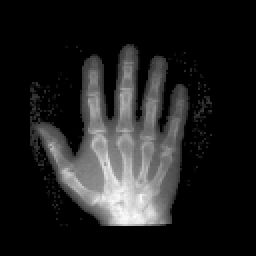
%> input picture hands-R.jpg, 128 x 128 px (shown 2 times larger)
$ octave SPIEJMI_hand_cleanandbinarizedata.m   (GNU Octave 9; MATLAB toolbox functions it lacks are replaced by stand-ins)
%> lines starting %> are read from the running program, lines starting %| are printed output that depends on the picture; in (x1, y1, x2, y2) boxes, pixels count from 0 and x2, y2 are one past the last pixel; in counts of white or black regions, pixels touching at a corner belong together; the program's own positions count from 1
% removes noise from hands data and smoothes the pixelated edges so that LM
% detection can be done on binary images
dataR = double(imread('hands-R.jpg'));
%> dataR: size 128x128 double; min 0, max 254, mean 32.4; mean of the top-left, top-right, bottom-left and bottom-right quarters 17.5, 15.9, 55.7, 40.5
dataT = double(imread('hands-T.jpg'));
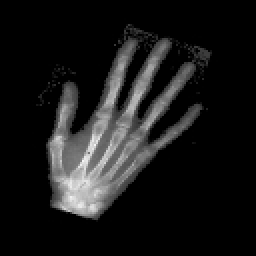
%> input picture hands-T.jpg, 128 x 128 px (shown 2 times larger)
%> dataT: size 128x128 double; min 0, max 244, mean 25.2; mean of the top-left, top-right, bottom-left and bottom-right quarters 17.5, 20.4, 54.3, 8.6
dataR = imresize(dataR,4);
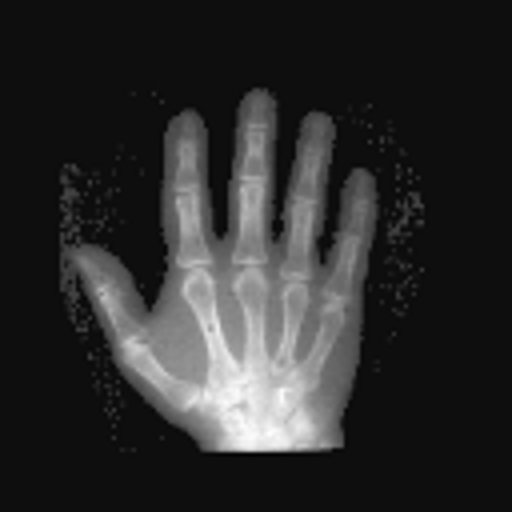
%> dataR: size 512x512 double; min -14.87, max 253.9, mean 32.4; drawn with min black and max white
dataT = imresize(dataT,4);
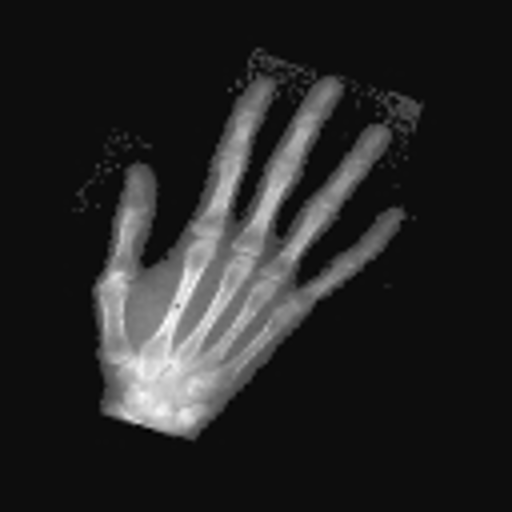
%> dataT: size 512x512 double; min -14.19, max 248.3, mean 25.2; drawn with min black and max white

% remove noise
R_Kaverage = filter2(fspecial('average',3),dataR)/max(dataR(:));
T_Kaverage = filter2(fspecial('average',3),dataT)/max(dataT(:));

% binarize images
R_bw = double(imbinarize(R_Kaverage));
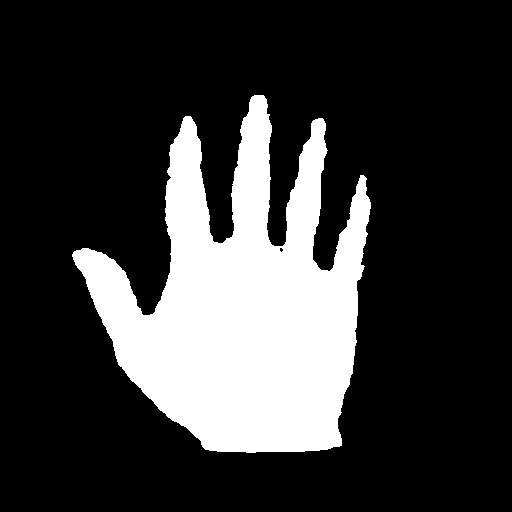
%> R_bw: size 512x512 double; values 0 (black) and 1 (white), 22% white; 1 white region, box (x1, y1, x2, y2) and area: (72, 95, 371, 453) 57549
T_bw = double(imbinarize(T_Kaverage));
%> T_bw: size 512x512 double; values 0 (black) and 1 (white), 18.4% white; 2 white regions (1 under 20 px), largest, box (x1, y1, x2, y2) and area: (94, 78, 402, 438) 48122

% smooth the pixelated edges
windowSize = 10;
kernel = ones(windowSize) / windowSize ^ 2;
blurryImage = conv2(single(R_bw), kernel, 'same');
R_bw = blurryImage > 0.5; %
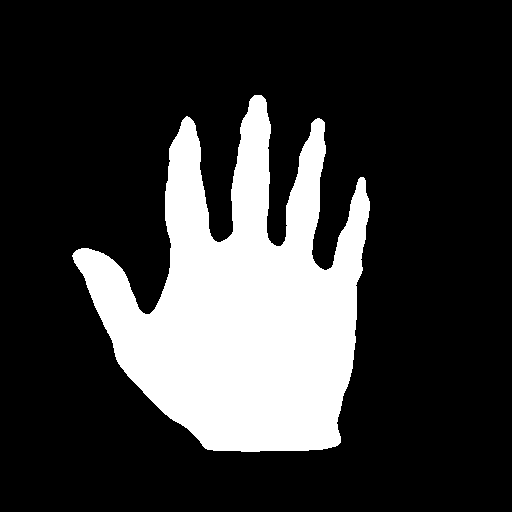
%> R_bw: size 512x512 logical; 21.9% white; 1 white region, box (x1, y1, x2, y2) and area: (72, 95, 370, 452) 57376
blurryImage = conv2(single(T_bw), kernel, 'same');
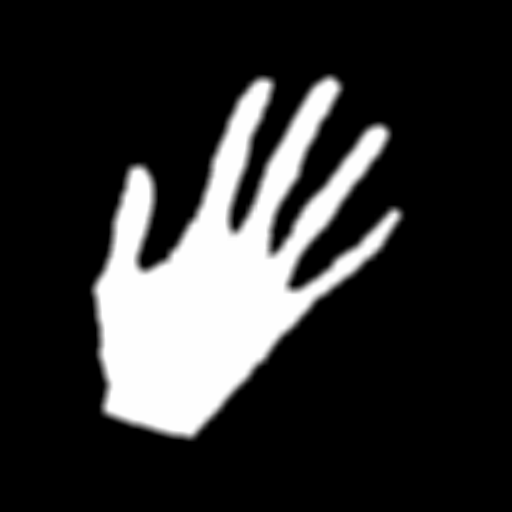
%> blurryImage: size 512x512 single; min 0, max 1, mean 0.184
T_bw = blurryImage > 0.5; %
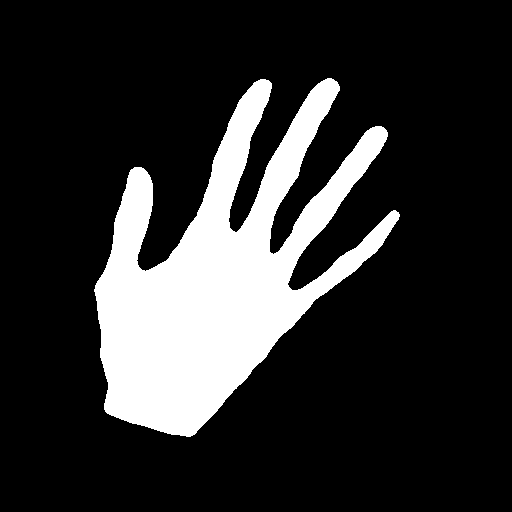
%> T_bw: size 512x512 logical; 18.3% white; 1 white region, box (x1, y1, x2, y2) and area: (94, 78, 400, 437) 48012
dataR_orig = dataR; dataT_orig = dataT;
dataR = R_bw; dataT = T_bw;

clearvars -except dataR dataT R_bw T_bw dataR_orig dataT_orig
